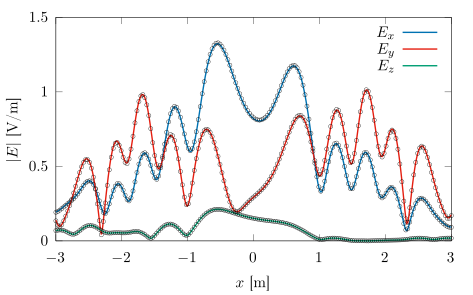

The gnuplot source for this figure:
reset 
set terminal cairolatex standalone color background rgbcolor 'white' \
size 12 cm, 7.5 cm

set output 'Figure_EM.tex'

set key top right

set xrange [-3.0:+3.0]
set yrange [0.0:1.5]

set xtics 1.0
set ytics 0.5

# set mxtics 5
# set mytics 5

# set grid xtics ytics mxtics mytics lt 1 lc 'grey' dt 1 lw 1

# set arrow from 0.0, 0.0 to 2.0, 0.0 nohead linestyle 1 lc 'black' lw 2

set xlabel '$x$ [m]'
set ylabel '$|E|$ [V/m]'
set title ''

plot '../data_EM.txt' using 1:2 with lines lw 4 dt 1 lt 6 title '$E_{x}$', \
     '../data_EM.txt' using 1:3 with lines lw 4 dt 1 lt 7 title '$E_{y}$', \
     '../data_EM.txt' using 1:4 with lines lw 4 dt 1 lt 10 title '$E_{z}$', \
     '../Fields_M.dat_save' using 1:2 with points pt 6 ps 0.5 lt 16 title '', \
     '../Fields_M.dat_save' using 1:3 with points pt 6 ps 0.5 lt 16 title '', \
     '../Fields_M.dat_save' using 1:4 with points pt 6 ps 0.5 lt 16 title ''
